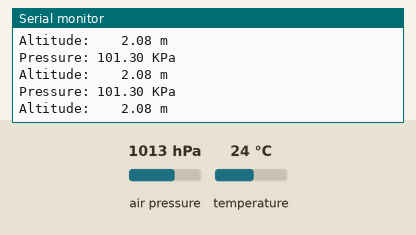
This sketch was run on a simulated Arduino Uno, built with avr-gcc and run on an emulated ATmega328P. On the bench: the last lines printed to the serial monitor. The inputs (shaded band) are chosen by the test bench; at power-on: air pressure 1013 hPa, temperature 24 °C.

Above: at 1.2 s.
1.3 s: air pressure set to 952 hPa
At 1.62 s:
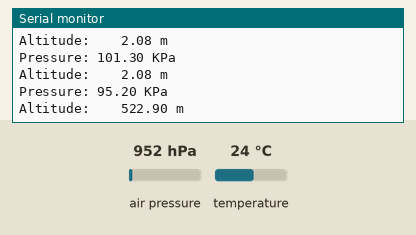
2.8 s: air pressure set to 975 hPa
At 3.01 s:
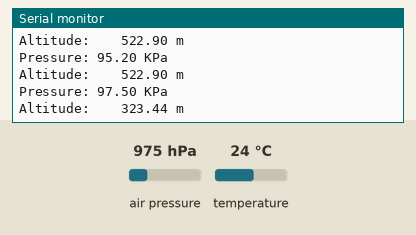
Timing chart, 0 to 5.8 s (numbered marks = the images above; inputs shaded):
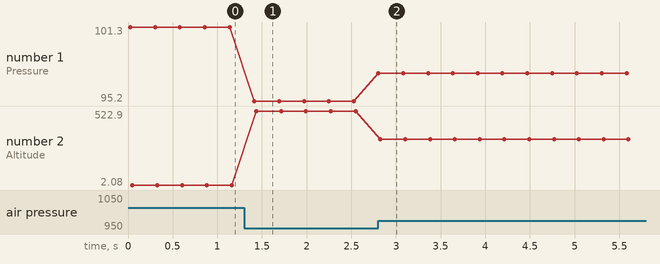

The sketch:

Sensor_Presion.ino
```cpp
//#include <DHT.h>
//#include <DHT_U.h>
#include <Wire.h>
#include <Adafruit_Sensor.h>
//#include <Adafruit_BMP085.h>
#include <Adafruit_BMP085_U.h>


    Adafruit_BMP085_Unified bmp = Adafruit_BMP085_Unified(10085);

    void setup(void)
    {
      Serial.begin(9600);
      Serial.println("Pressure Sensor Test"); Serial.println("");

      /* Initialise the sensor */
      if(!bmp.begin())
      {
        /* There was a problem detecting the BMP085 ... check your connections */
        Serial.print("Ooops, no BMP085 detected ... Check your wiring or I2C ADDR!");
        while(1);
      }
    }

    void loop(void)
    {
      /* Get a new sensor event */
      sensors_event_t event;
      bmp.getEvent(&event);

      /* Display the results (barometric pressure is measure in hPa) */
      if (event.pressure)
      {
        /* Display atmospheric pressure in hPa */
        Serial.print("Pressure: "); Serial.print(event.pressure/10); Serial.println(" KPa");
        float temperature;
        bmp.getTemperature(&temperature);
        float seaLevelPressure = SENSORS_PRESSURE_SEALEVELHPA;
        Serial.print("Altitude:    ");
        Serial.print(bmp.pressureToAltitude(seaLevelPressure,
                                            event.pressure,
                                            temperature));
        Serial.println(" m");
      }
      else
      {
        Serial.println("Sensor error");
      }
      delay(250);
    }
```

Measured:
- after the input at 1.3 s, the serial monitor: prints a new line after 0.12 s (image 1)
- after the input at 2.8 s, the serial monitor: prints a new line at once (image 2)
- plotted number 1: 101.3 → 95.2 after the input at 1.3 s, 95.2 → 97.5 after the input at 2.8 s
- plotted number 2: 2.08 → 522.9 after the input at 1.3 s, 522.9 → 323.44 after the input at 2.8 s
